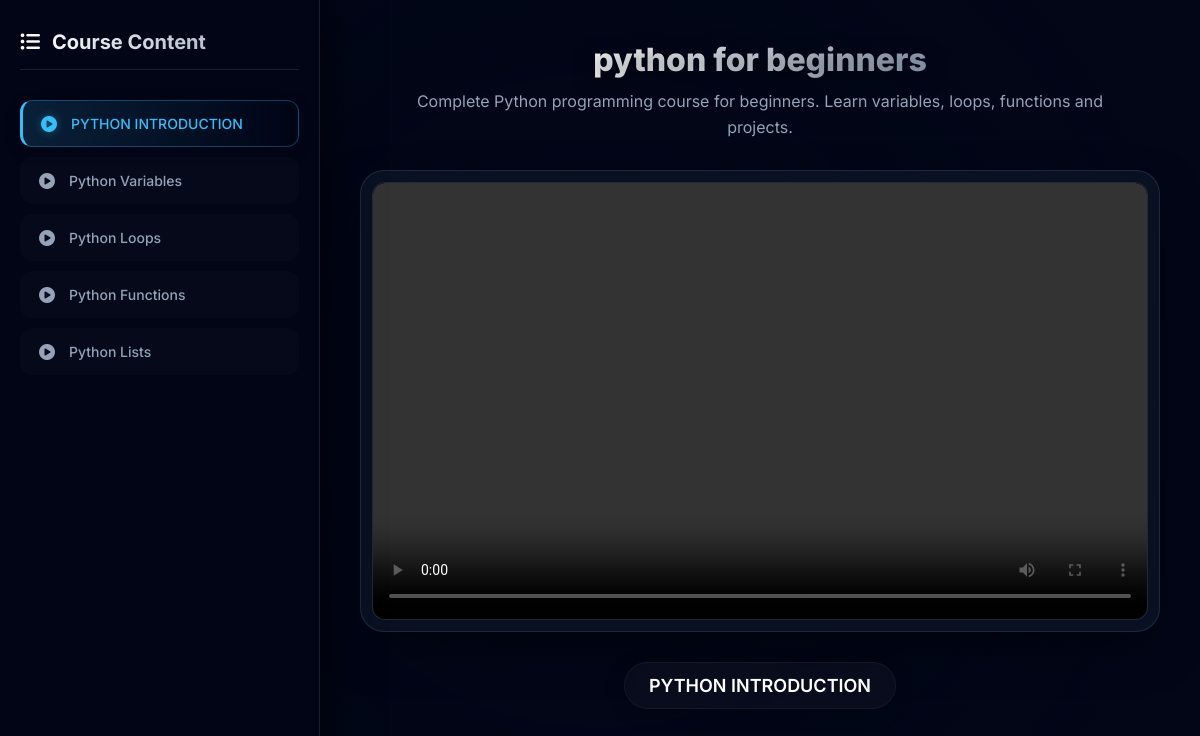
The page /course/3/ (signed in) on the database its author committed.
### courses/models.py (models this page shows, shortened)
class Video(models.Model):
    title = models.CharField(max_length=200)
    youtube_url = models.CharField(max_length=50)
    course = models.ForeignKey('Course', on_delete=models.CASCADE)

class Course(models.Model):
    title = models.CharField(max_length=200)
    description = models.TextField()
    price = models.IntegerField()
    image = models.ImageField(upload_to='course_images/', blank=True, null=True)

### courses/views.py (the view)
# urls.py: path('course/<int:course_id>/', views.course_detail, name='course_detail'),
@login_required
def course_detail(request, course_id):
    course = get_object_or_404(Course, id=course_id)
    has_access = Purchase.objects.filter(
        user=request.user,
        course=course
    ).exists()
    if not has_access:
        return render(request, "access_denied.html", {"course": course})
    videos = Video.objects.filter(course=course)
    video_progress_queryset = VideoProgress.objects.filter(user=request.user)
    video_progress_dict = {
        vp.video.id: vp.watched_seconds for vp in video_progress_queryset
    }
    context = {
        'course': course,
        'videos': videos,
        'video_progress': video_progress_dict
    }
    return render(request, 'course_detail.html', context)

### courses/templates/course_detail.html (shortened to what this page needs)
<!DOCTYPE html>
<html lang="en">
<head>
    <link href="https://vjs.zencdn.net/8.10.0/video-js.css" rel="stylesheet" />
    <link rel="stylesheet" href="https://cdnjs.cloudflare.com/ajax/libs/font-awesome/6.4.0/css/all.min.css">
</head>
<body>
<div class="main-container">
    <div class="sidebar">
        <h2>
            <i class="fa-solid fa-list-ul" style="color:var(--primary);"></i>
            Course Content
        </h2>
        {% for video in videos %}
            <button id="btn-{{ video.id }}" onclick="switchVideo('{{ video.id }}')" class="{% if forloop.first %}active-vid{% endif %}">
                <i class="fa-solid fa-circle-play"></i>
                <span>{{ video.title }}</span>
            </button>
        {% endfor %}
    </div>
    <div class="content">
        <h1>{{ course.title }}</h1>
        <p>{{ course.description }}</p>
        <div class="video-card">
            {% for video in videos %}
            <div id="video-wrapper-{{ video.id }}" class="video-wrapper {% if forloop.first %}block{% else %}hidden{% endif %}">
                <video
                    id="player{{ video.id }}"
                    class="video-js vjs-default-skin"
                    controls
                    preload="auto"
                    data-setup='{
                        "techOrder": ["youtube"],
                        "sources": [{
                            "type": "video/youtube",
                            "src": "https://www.youtube.com/watch?v={{ video.youtube_url }}"
                        }]
                    }'>
                </video>
            </div>
            {% endfor %}
        </div>
        <h3 id="display-title">
            {% if videos %}{{ videos.0.title }}{% endif %}
        </h3>
    </div>
</div>
</body>
</html>

### rows shown on the page
Video: title "PYTHON INTRODUCTION"
Video: title "Python Variables"
Video: title "Python Loops"
Video: title "Python Functions"
Video: title "Python Lists"
Course: title "python for beginners", description "Complete Python programming course for beginners. Learn variables, loops, functions and projects."
